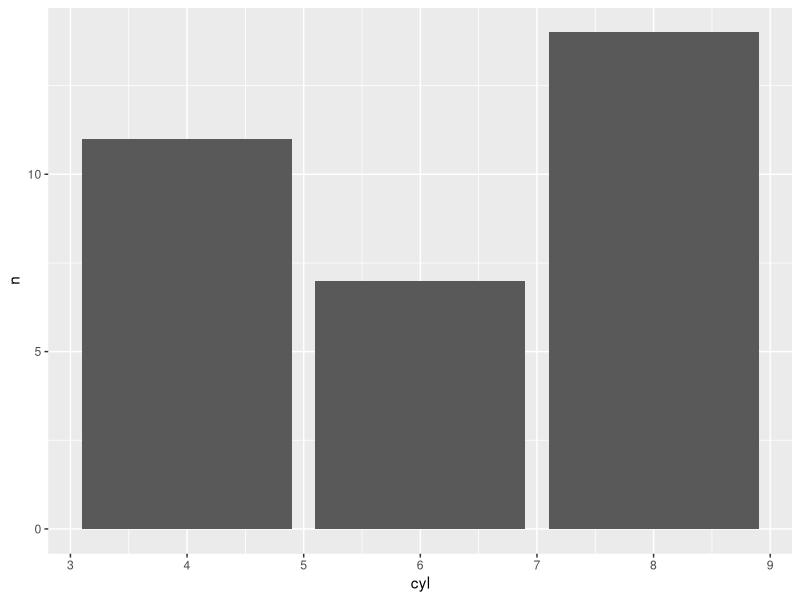

Write R code to recreate this figure.
# this is a tryout

library(tidyverse)

data(mtcars)

mtcars %>% 
  count(cyl) %>% 
  ggplot(., aes(x = cyl, y = n)) +
  geom_col()
